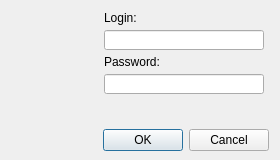
<?xml version="1.0" encoding="UTF-8"?>
<ui version="4.0" idbasedtr="false">
 <class>dlgLogin</class>
 <widget class="QDialog" name="dlgLogin">
  <property name="windowModality">
   <enum>Qt::NonModal</enum>
  </property>
  <property name="geometry">
   <rect>
    <x>0</x>
    <y>0</y>
    <width>280</width>
    <height>160</height>
   </rect>
  </property>
  <property name="minimumSize">
   <size>
    <width>280</width>
    <height>160</height>
   </size>
  </property>
  <property name="maximumSize">
   <size>
    <width>280</width>
    <height>140</height>
   </size>
  </property>
  <property name="sizeIncrement">
   <size>
    <width>300</width>
    <height>150</height>
   </size>
  </property>
  <property name="windowTitle">
   <string>TrueMessanger</string>
  </property>
  <property name="windowIcon">
   <iconset>
    <normaloff>:/images/icons/chat1.ico</normaloff>:/images/icons/chat1.ico</iconset>
  </property>
  <property name="styleSheet">
   <string notr="true"/>
  </property>
  <property name="modal">
   <bool>true</bool>
  </property>
  <layout class="QVBoxLayout" name="verticalLayout_2">
   <property name="spacing">
    <number>0</number>
   </property>
   <property name="bottomMargin">
    <number>9</number>
   </property>
   <item>
    <layout class="QHBoxLayout" name="horizontalLayout" stretch="0,1">
     <property name="spacing">
      <number>5</number>
     </property>
     <item>
      <widget class="QLabel" name="lblImage">
       <property name="sizePolicy">
        <sizepolicy hsizetype="Fixed" vsizetype="Ignored">
         <horstretch>0</horstretch>
         <verstretch>0</verstretch>
        </sizepolicy>
       </property>
       <property name="minimumSize">
        <size>
         <width>80</width>
         <height>80</height>
        </size>
       </property>
       <property name="baseSize">
        <size>
         <width>80</width>
         <height>80</height>
        </size>
       </property>
       <property name="text">
        <string/>
       </property>
       <property name="pixmap">
        <pixmap>images/icons/msg_icon.jpg</pixmap>
       </property>
       <property name="scaledContents">
        <bool>true</bool>
       </property>
      </widget>
     </item>
     <item>
      <layout class="QVBoxLayout" name="verticalLayout">
       <property name="spacing">
        <number>5</number>
       </property>
       <property name="bottomMargin">
        <number>0</number>
       </property>
       <item>
        <widget class="QLabel" name="lblLogin">
         <property name="text">
          <string>Login:</string>
         </property>
        </widget>
       </item>
       <item>
        <widget class="QLineEdit" name="lnLogin">
         <property name="minimumSize">
          <size>
           <width>160</width>
           <height>20</height>
          </size>
         </property>
         <property name="maximumSize">
          <size>
           <width>160</width>
           <height>20</height>
          </size>
         </property>
         <property name="text">
          <string/>
         </property>
        </widget>
       </item>
       <item>
        <widget class="QLabel" name="lblPassword">
         <property name="enabled">
          <bool>true</bool>
         </property>
         <property name="text">
          <string>Password:</string>
         </property>
        </widget>
       </item>
       <item>
        <widget class="QLineEdit" name="lnPassword">
         <property name="enabled">
          <bool>true</bool>
         </property>
         <property name="sizePolicy">
          <sizepolicy hsizetype="Expanding" vsizetype="Expanding">
           <horstretch>0</horstretch>
           <verstretch>0</verstretch>
          </sizepolicy>
         </property>
         <property name="minimumSize">
          <size>
           <width>160</width>
           <height>20</height>
          </size>
         </property>
         <property name="maximumSize">
          <size>
           <width>160</width>
           <height>20</height>
          </size>
         </property>
         <property name="inputMethodHints">
          <set>Qt::ImhNone</set>
         </property>
        </widget>
       </item>
      </layout>
     </item>
    </layout>
   </item>
   <item>
    <spacer name="verticalSpacer">
     <property name="orientation">
      <enum>Qt::Vertical</enum>
     </property>
     <property name="sizeHint" stdset="0">
      <size>
       <width>5</width>
       <height>5</height>
      </size>
     </property>
    </spacer>
   </item>
   <item>
    <widget class="QDialogButtonBox" name="buttonBox">
     <property name="minimumSize">
      <size>
       <width>40</width>
       <height>20</height>
      </size>
     </property>
     <property name="baseSize">
      <size>
       <width>40</width>
       <height>20</height>
      </size>
     </property>
     <property name="orientation">
      <enum>Qt::Horizontal</enum>
     </property>
     <property name="standardButtons">
      <set>QDialogButtonBox::Cancel|QDialogButtonBox::Ok</set>
     </property>
    </widget>
   </item>
  </layout>
 </widget>
 <resources>
  <include location="../resources.qrc"/>
 </resources>
 <connections>
  <connection>
   <sender>buttonBox</sender>
   <signal>accepted()</signal>
   <receiver>dlgLogin</receiver>
   <slot>accept()</slot>
   <hints>
    <hint type="sourcelabel">
     <x>248</x>
     <y>254</y>
    </hint>
    <hint type="destinationlabel">
     <x>157</x>
     <y>274</y>
    </hint>
   </hints>
  </connection>
  <connection>
   <sender>buttonBox</sender>
   <signal>rejected()</signal>
   <receiver>dlgLogin</receiver>
   <slot>reject()</slot>
   <hints>
    <hint type="sourcelabel">
     <x>316</x>
     <y>260</y>
    </hint>
    <hint type="destinationlabel">
     <x>286</x>
     <y>274</y>
    </hint>
   </hints>
  </connection>
 </connections>
</ui>
